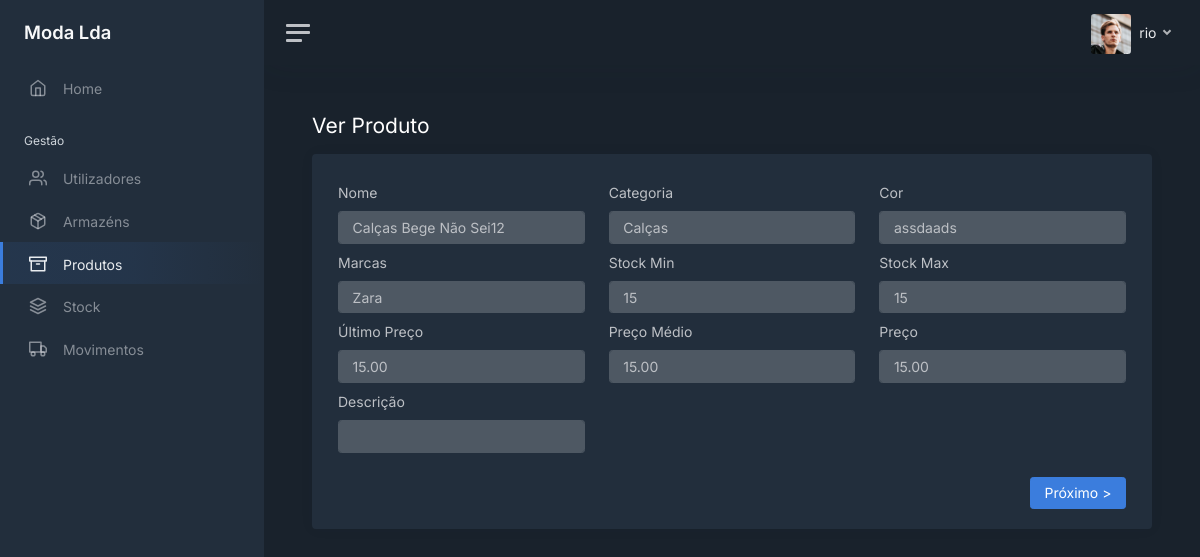
/products/1 (signed in), run on the app's committed database.
### modules/login/models.py (models this page shows, shortened)
class User(UserMixin, db.Model):
    __tablename__ = 'users'
    __table_args__ = {'extend_existing': True}
    id = db.Column(db.Integer, primary_key=True)
    username = db.Column(db.String(), unique=True)
    password = db.Column(db.String())
    role = db.Column(db.String())
    last_login = db.Column(db.DateTime, server_default=db.func.now())
    active = db.Column(db.Boolean, unique=False, default=True)

### modules/main/models.py (models this page shows, shortened)
class Product(db.Model):
    __tablename__ = 'products'
    __table_args__ = {'extend_existing': True}
    id = db.Column(db.Integer, primary_key=True)
    name = db.Column(db.String(), unique=True)
    category = db.Column(db.String())
    color = db.Column(db.String())
    brand = db.Column(db.String())
    min_stock = db.Column(db.Integer())
    max_stock = db.Column(db.Integer())
    last_buy_price = db.Column(db.Float())
    avg_buy_price = db.Column(db.Float())
    sell_price = db.Column(db.Float())
    desc = db.Column(db.String())
    active = db.Column(db.Boolean, unique=False, default=True)

### modules/main/views.py (the view)
@bp.route('/products/<int:id>')
@login_required
def view_products(id):
    product = Product.query.filter_by(id=id, active=1).first_or_404()
    form = AddProductForm()
    form.name.data = product.name
    form.category.data = product.category
    form.color.data = product.color
    form.brand.data = product.brand
    form.min_stock.data = product.min_stock
    form.max_stock.data = product.max_stock
    form.last_buy_price.data = product.last_buy_price
    form.avg_buy_price.data = product.avg_buy_price
    form.sell_price.data = product.sell_price
    form.desc.data = product.desc
    prev = Product.query.filter_by(active=1).order_by(Product.id.desc()).filter(Product.id < product.id).first()
    if prev is not None:
        prev = prev.id
    next = Product.query.filter_by(active=1).order_by(Product.id.asc()).filter(Product.id > product.id).first()
    if next is not None:
        next = next.id
    return render_template('products/products_view.html', user=current_user, tab="products",
                           form=form, next=next, prev=prev, action='view')

### modules/login/models.py (called while the page is built)
@login_manager.user_loader
def load_user(user_id):
    return User.query.get(int(user_id))

### modules/main/templates/products/products_view.html (shortened to what this page needs)
<!DOCTYPE html>
<html lang="en">
<head>
   <link href="/static/css/dashboard.css" rel="stylesheet">
    <link href="https://cdn.datatables.net/1.13.7/css/jquery.dataTables.min.css" rel="stylesheet">
</head>
{% extends 'sidebar.html' %}
{% block content %}
    <div class="row">
        <h1 class="h3 mb-3">{% if action == 'view' %}Ver{% else %}Editar{% endif %} Produto</h1>
    </div>
    <div class="card">
        <div class="card-body">
            <div class="container-fluid">
                <form action="" method="post">
                    <div class="row">
                        <div class="col-12 col-md-4 mt-2">
                            {{ form.name.label(class_="form-label") }}
                            {% if action == 'view' %}
                                {{ form.name(class_="form-control", disabled="disabled") }}
                            {% else %}
                                {{ form.name(class_="form-control") }}
                            {% endif %}
                        </div>
                        <div class="col-12 col-md-4 mt-2">
                            {{ form.category.label(class_="form-label") }}
                            {% if action == 'view' %}
                                {{ form.category(class_="form-control", disabled="disabled") }}
                            {% else %}
                                {{ form.category(class_="form-control") }}
                            {% endif %}
                        </div>
                        <div class="col-12 col-md-4 mt-2">
                            {{ form.color.label(class_="form-label") }}
                            {% if action == 'view' %}
                                {{ form.color(class_="form-control", disabled="disabled") }}
                            {% else %}
                                {{ form.color(class_="form-control") }}
                            {% endif %}
                        </div>
                        <div class="col-12 col-md-4 mt-2">
                            {{ form.brand.label(class_="form-label") }}
                            {% if action == 'view' %}
                                {{ form.brand(class_="form-control", disabled="disabled") }}
                            {% else %}
                                {{ form.brand(class_="form-control") }}
                            {% endif %}
                        </div>
                        <div class="col-12 col-md-4 mt-2">
                            {{ form.min_stock.label(class_="form-label") }}
                            {% if action == 'view' %}
                                {{ form.min_stock(class_="form-control", disabled="disabled") }}
                            {% else %}
                                {{ form.min_stock(class_="form-control") }}
                            {% endif %}
                        </div>
                        <div class="col-12 col-md-4 mt-2">
                            {{ form.max_stock.label(class_="form-label") }}
                            {% if action == 'view' %}
                                {{ form.max_stock(class_="form-control", disabled="disabled") }}
                            {% else %}
                                {{ form.max_stock(class_="form-control") }}
                            {% endif %}
                        </div>
                        <div class="col-12 col-md-4 mt-2">
                            {{ form.last_buy_price.label(class_="form-label") }}
                            {% if action == 'view' %}
                                {{ form.last_buy_price(class_="form-control", disabled="disabled") }}
                            {% else %}
                                {{ form.last_buy_price(class_="form-control") }}
                            {% endif %}
                        </div>
                        <div class="col-12 col-md-4 mt-2">
                            {{ form.avg_buy_price.label(class_="form-label") }}
                            {% if action == 'view' %}
                                {{ form.avg_buy_price(class_="form-control", disabled="disabled") }}
                            {% else %}
                                {{ form.avg_buy_price(class_="form-control") }}
                            {% endif %}
                        </div>
                        <div class="col-12 col-md-4 mt-2">
                            {{ form.sell_price.label(class_="form-label") }}
                            {% if action == 'view' %}
                                {{ form.sell_price(class_="form-control", disabled="disabled") }}
                            {% else %}
                                {{ form.sell_price(class_="form-control") }}
                            {% endif %}
                        </div>
                        <div class="col-12 col-md-4 mt-2">
                            {{ form.desc.label(class_="form-label") }}
                            {% if action == 'view' %}
                                {{ form.desc(class_="form-control", disabled="disabled") }}
                            {% else %}
                                {{ form.desc(class_="form-control") }}
                            {% endif %}
                        </div>
                    </div>
                    <div class="mt-4">
                        {% if action == 'view' %}
                            <div class="row">
                                <div class="col">
                                </div>
                                <div class="col">
                                    {% if next is not none %}
                                        <a href="/products/{{ next }}" class="btn btn-primary float-end">Próximo ></a>
                                    {% endif %}
                                </div>
                            </div>
                        {% endif %}
                    </div>
                </form>
            </div>
        </div>
    </div>
{% endblock %}

### modules/main/templates/sidebar.html (shortened to what this page needs)
<body data-theme="dark">
<div class="wrapper">
    <nav id="sidebar" class="sidebar js-sidebar">
        <div class="sidebar-content js-simplebar">
            <a class="sidebar-brand" href="/home">
                <span class="align-middle">Moda Lda</span>
            </a>
            <ul class="sidebar-nav">
                <li class="sidebar-item {% if tab == 'home' %}active{% endif %}">
                    <a class="sidebar-link" href="/home">
                        <i class="align-middle" data-feather="home"></i> <span class="align-middle">Home</span>
                    </a>
                </li>
                <li class="sidebar-header">
                    Gestão
                </li>
                {% if user.role == 'admin' or user.role == 'gerente' %}
                <li class="sidebar-item {% if tab == 'users' %}active{% endif %}">
                    <a class="sidebar-link" href="/users">
                        <i class="align-middle" data-feather="users"></i> <span class="align-middle">Utilizadores</span>
                    </a>
                </li>
                {% endif %}
                {% if user.role == 'admin' or user.role == 'gerente' %}
                <li class="sidebar-item {% if tab == 'warehouses' %}active{% endif %}">
                    <a class="sidebar-link" href="/warehouses">
                        <i class="align-middle" data-feather="package"></i> <span class="align-middle">Armazéns</span>
                    </a>
                </li>
                {% endif %}
                <li class="sidebar-item {% if tab == 'products' %}active{% endif %}">
                    <a class="sidebar-link" href="/products">
                        <i class="align-middle" data-feather="archive"></i> <span class="align-middle">Produtos</span>
                    </a>
                </li>
                <li class="sidebar-item {% if tab == 'stock' %}active{% endif %}">
                    <a class="sidebar-link" href="/stock">
                        <i class="align-middle" data-feather="layers"></i> <span class="align-middle">Stock</span>
                    </a>
                </li>
                <li class="sidebar-item {% if tab == 'movements' %}active{% endif %}">
                    <a class="sidebar-link" href="/movements">
                        <i class="align-middle" data-feather="truck"></i> <span class="align-middle">Movimentos</span>
                    </a>
                </li>
            </ul>
        </div>
    </nav>
    <div class="main">
        <nav class="navbar navbar-expand navbar-light navbar-bg">
            <a class="sidebar-toggle js-sidebar-toggle">
                <i class="hamburger align-self-center"></i>
            </a>
            <div class="navbar-collapse collapse">
                <ul class="navbar-nav navbar-align">
                    <li class="nav-item dropdown">
                        <a class="nav-link dropdown-toggle d-none d-sm-inline-block" href="#" data-bs-toggle="dropdown">
                            <img src="/static/img/avatars/avatar.jpg" class="avatar img-fluid rounded me-1"
                                 alt="{{ user.username }}"/> <span class="text-dark"> {{ user.username }} </span>
                        </a>
                    </li>
                </ul>
            </div>
        </nav>
        <main class="content">
            <div class="container-fluid p-0">
                {% block content %}
                {% endblock %}
            </div>
        </main>
    </div>
</div>
</body>
</html>

### data on the page
User: username "rio"
Product: name "Calças Bege Não Sei12", category "Calças", color "assdaads", brand "Zara", min_stock "15", max_stock "15", last_buy_price "15.00", avg_buy_price "15.00", sell_price "15.00"
